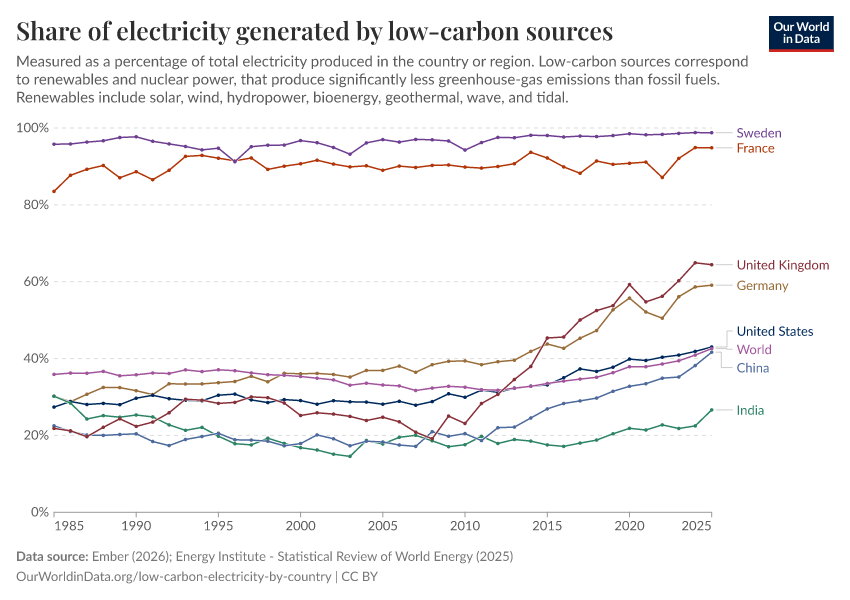
#> input picture corpora/owid-r6-1/charts/share-electricity-low-carbon/image.png, 850 x 600 px, found by its file name
$ python extract.py
#> lines starting #> are read from the running program, lines starting #| are printed output that depends on the picture; after the words box and inside, x2 and y2 are one past the last pixel; in counts of white or black regions, pixels touching at a corner belong together
"""Extraction script for owid-r6-1 / share-electricity-low-carbon.

OWID multi-series line chart (8 country/region series) recovered pixel-by-pixel.
Calibration: linear x (year) from interior tick labels 1990..2020 (1985 and 2025
labels are inset and excluded from the fit). Linear y (percent) from gridlines
detected at percentages 0/20/40/60/80/100 (uniform 77 px / 20 pp).

Per-series HSV+RGB color masks pick out each line; for each integer year the
column window's median y becomes the value. Occluded years (US 1993-1994 and
2012-2014, China 1986) are linearly interpolated between neighbours and flagged
in interpolated_points.json.
"""
import csv
import json
import os
from collections import defaultdict

import cv2
import numpy as np

HERE = os.path.dirname(os.path.abspath(__file__))
SRC_IMG = '/Users/csweet1/Documents/projects/CRS_research/figure-recovery-suite/corpora/owid-r6-1/charts/share-electricity-low-carbon/image.png'
OUT = HERE

# --- Calibration (from interior-year and gridline fits) ---
M_X = 0.060935756491891355  # year = M_X * col + B_X
B_X = 1981.6877205878168
M_Y = -0.26022184960660394  # pct  = M_Y * row + B_Y
B_Y = 133.09751064104213

Y_TOP, Y_BOT = 127, 511   # plot row range (100% and 0% gridlines)
X_LEFT, X_RIGHT = 50, 714

def year_to_col(yr): return (yr - B_X) / M_X
def row_to_pct(row): return M_Y * row + B_Y


def build_masks(img):
    """Per-series boolean masks restricted to the plot region."""
    hsv = cv2.cvtColor(img, cv2.COLOR_BGR2HSV)
    H, S, V = hsv[:, :, 0], hsv[:, :, 1], hsv[:, :, 2]
    B, G, R = img[:, :, 0], img[:, :, 1], img[:, :, 2]

    def crop_plot(mask):
        m = mask.copy()
        m[:Y_TOP] = False
        m[Y_BOT + 1:] = False
        m[:, :X_LEFT] = False
        m[:, X_RIGHT + 1:] = False
        return m

    # Hue ranges and saturation/value gates established by sampling each
    # series at its label and along its line; see calibration.json detection_internals.
    return {
        'Sweden':         crop_plot((H >= 130) & (H <= 144) & (S >= 100) & (V >= 100) & (V <= 220)),
        'France':         crop_plot((H >= 0)   & (H <= 12)  & (S >= 150) & (V >= 80)  & (V <= 220)),
        'United Kingdom': crop_plot((H >= 170) & (H <= 179) & (S >= 100) & (V >= 80)  & (V <= 200)),
        'Germany':        crop_plot((H >= 13)  & (H <= 22)  & (S >= 100) & (V >= 80)  & (V <= 220)),
        # US: hue overlaps China; discriminator is "dark" (V <= 140) at high sat.
        'United States':  crop_plot((H >= 100) & (H <= 115) & (S >= 150) & (V >= 40)  & (V <= 140)),
        'World':          crop_plot((H >= 145) & (H <= 160) & (S >= 70)  & (V >= 130) & (V <= 220)),
        # China: hue overlaps US; discriminator is "muted+light" (V 140-200, S<=160)
        # plus B > R + 30 to reject anti-aliased magenta/red bleed.
        'China':          crop_plot((H >= 105) & (H <= 115) & (S >= 80)  & (S <= 160)
                                    & (V >= 140) & (V <= 200)
                                    & (B.astype(int) > R.astype(int) + 30)),
        'India':          crop_plot((H >= 70)  & (H <= 85)  & (S >= 100) & (V >= 80)  & (V <= 220)),
    }


def extract_per_year(masks, years, half_win=4):
    """Median-y per integer year for each series; None when window too sparse."""
    raw = {name: {} for name in masks}
    for name, mask in masks.items():
        for yr in years:
            xc = year_to_col(yr)
            x0 = max(int(round(xc - half_win)), X_LEFT)
            x1 = min(int(round(xc + half_win)) + 1, X_RIGHT + 1)
            sub = mask[:, x0:x1]
            ys, _ = np.where(sub)
            if len(ys) < 2:
                raw[name][yr] = None
            else:
                raw[name][yr] = round(row_to_pct(float(np.median(ys))), 2)
    return raw


def interpolate(raw, years):
    """Linearly interpolate missing INTERIOR years (don't extrapolate)."""
    results = {name: {} for name in raw}
    interpolated = []
    for name, vals in raw.items():
        valid = [y for y in years if vals[y] is not None]
        if not valid:
            for y in years:
                results[name][y] = None
            continue
        first_v, last_v = valid[0], valid[-1]
        for y in years:
            if vals[y] is not None:
                results[name][y] = vals[y]
            elif first_v <= y <= last_v:
                pv = max(v for v in valid if v < y)
                nv = min(v for v in valid if v > y)
                vv = vals[pv] + (vals[nv] - vals[pv]) * (y - pv) / (nv - pv)
                results[name][y] = round(vv, 2)
                interpolated.append({'series': name, 'year': y, 'value_pct': results[name][y]})
            else:
                results[name][y] = None
    return results, interpolated


def main():
    img = cv2.imread(SRC_IMG)
#> img is the input picture: shape (600, 850, 3); mean B, G, R 246.4, 246, 246.6
    masks = build_masks(img)
#> in build_masks, `hsv = cv2.cvtColor(img, cv2.COLOR_BGR2HSV)`: hsv: shape (600, 850, 3); mean H, S, V 4, 4.2, 247.5
#> in build_masks, `H, S, V = hsv[:, :, 0], hsv[:, :, 1], hsv[:, :, 2]`:
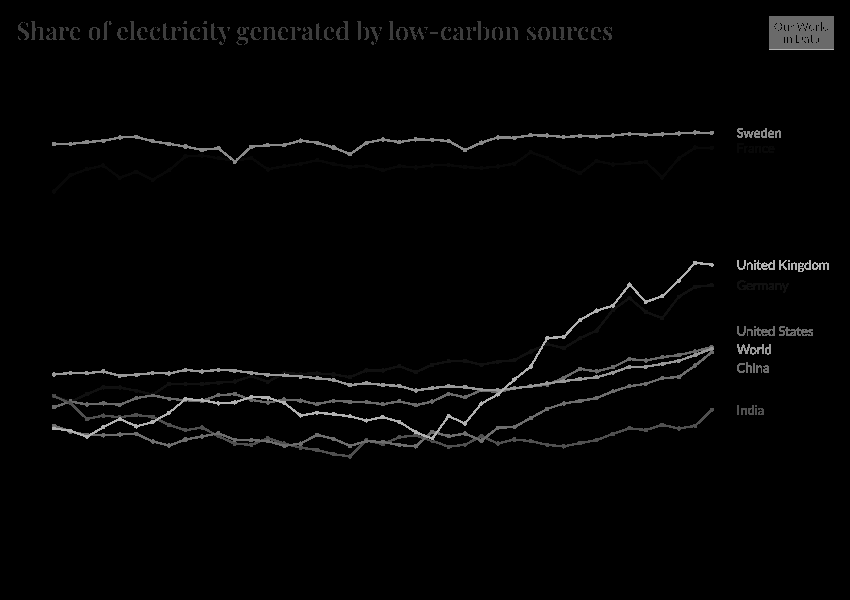
#> H: shape (600, 850); min 0, max 179, mean 4
#> in build_masks, `H, S, V = hsv[:, :, 0], hsv[:, :, 1], hsv[:, :, 2]`:
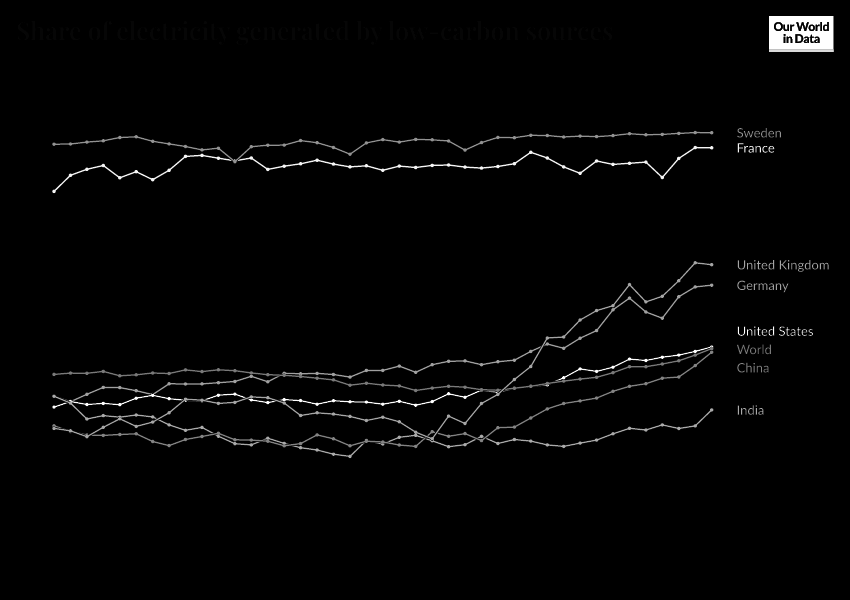
#> S: shape (600, 850); min 0, max 255, mean 4.2
#> in build_masks, `H, S, V = hsv[:, :, 0], hsv[:, :, 1], hsv[:, :, 2]`:
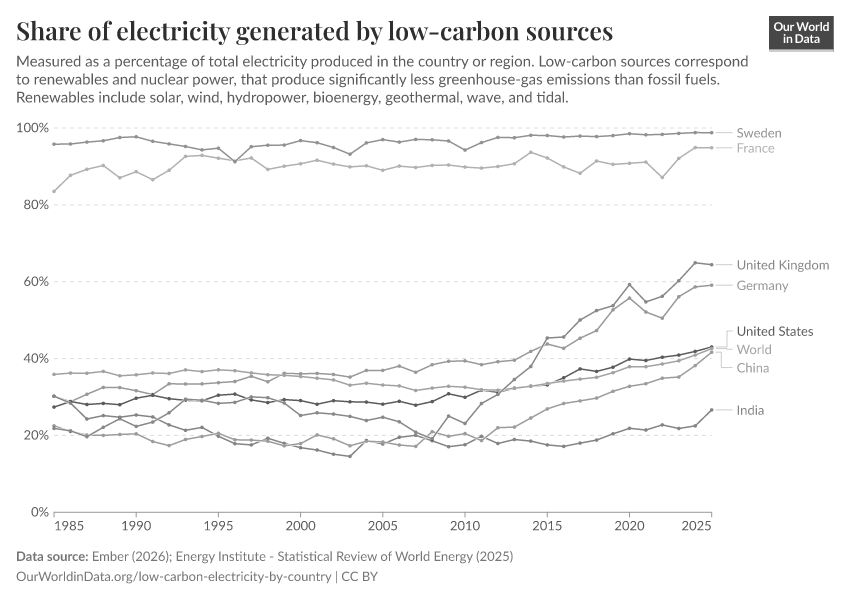
#> V: shape (600, 850); min 46, max 255, mean 247.5
#> in build_masks, `B, G, R = img[:, :, 0], img[:, :, 1], img[:, :, 2]`:
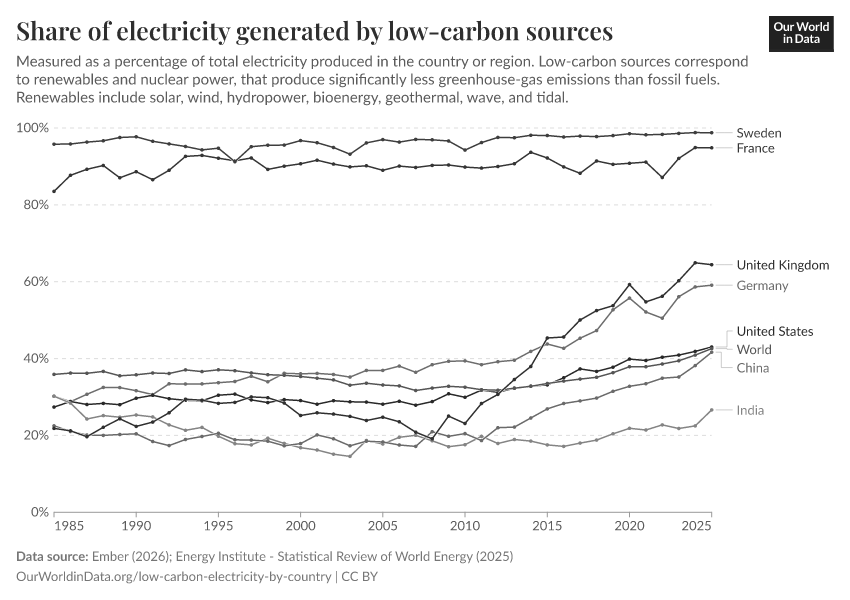
#> G: shape (600, 850); min 33, max 255, mean 246
#> in crop_plot, `m = mask.copy()`:
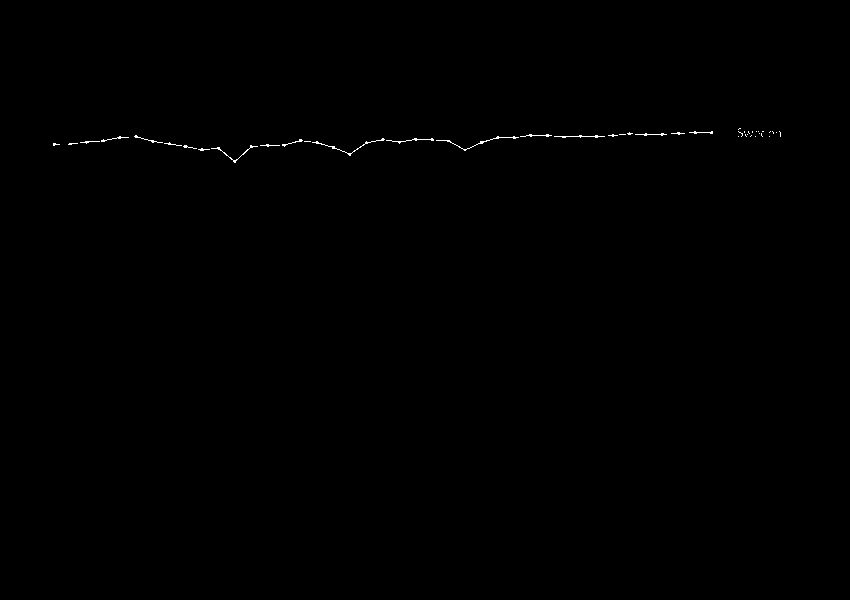
#> m: shape (600, 850) bool; 0.17% white in thin lines or dots, all inside (x1, y1, x2, y2) = (53, 128, 781, 163)
#> in crop_plot, `m[:, X_RIGHT + 1:] = False`: m: shape (600, 850) bool; 0.16% white in thin lines or dots, all inside (x1, y1, x2, y2) = (53, 131, 713, 163)
#> in crop_plot (call 2), `m = mask.copy()`: m: shape (600, 850) bool; 0.24% white in thin lines or dots, all inside (x1, y1, x2, y2) = (52, 50, 834, 193)
#> in crop_plot (call 2), `m[:Y_TOP] = False`: m: shape (600, 850) bool; 0.21% white in thin lines or dots, all inside (x1, y1, x2, y2) = (52, 143, 774, 193)
#> in crop_plot (call 2), `m[:, X_RIGHT + 1:] = False`: m: shape (600, 850) bool; 0.2% white in thin lines or dots, all inside (x1, y1, x2, y2) = (52, 146, 713, 193)
#> in crop_plot (call 3), `m = mask.copy()`: m: shape (600, 850) bool; 0.26% white in thin lines or dots, all inside (x1, y1, x2, y2) = (52, 49, 834, 440)
#> in crop_plot (call 3), `m[:Y_TOP] = False`: m: shape (600, 850) bool; 0.25% white in thin lines or dots, all inside (x1, y1, x2, y2) = (52, 260, 829, 440)
#> in crop_plot (call 3), `m[:, X_RIGHT + 1:] = False`: m: shape (600, 850) bool; 0.21% white in thin lines or dots, all inside (x1, y1, x2, y2) = (52, 261, 713, 440)
#> in crop_plot (call 4), `m = mask.copy()`: m: shape (600, 850) bool; 0.21% white in thin lines or dots, all inside (x1, y1, x2, y2) = (73, 281, 788, 401)
#> in crop_plot (call 4), `m[:, X_RIGHT + 1:] = False`: m: shape (600, 850) bool; 0.19% white in thin lines or dots, all inside (x1, y1, x2, y2) = (73, 284, 713, 401)
#> in crop_plot (call 5), `m = mask.copy()`: m: shape (600, 850) bool; 0.47% white; 73 white regions (58 under 20 px), largest, box (x1, y1, x2, y2) and area: (769, 16, 833, 49) 1582, (407, 391, 479, 407) 94, (588, 358, 639, 373) 67
#> in crop_plot (call 5), `m[:Y_TOP] = False`:
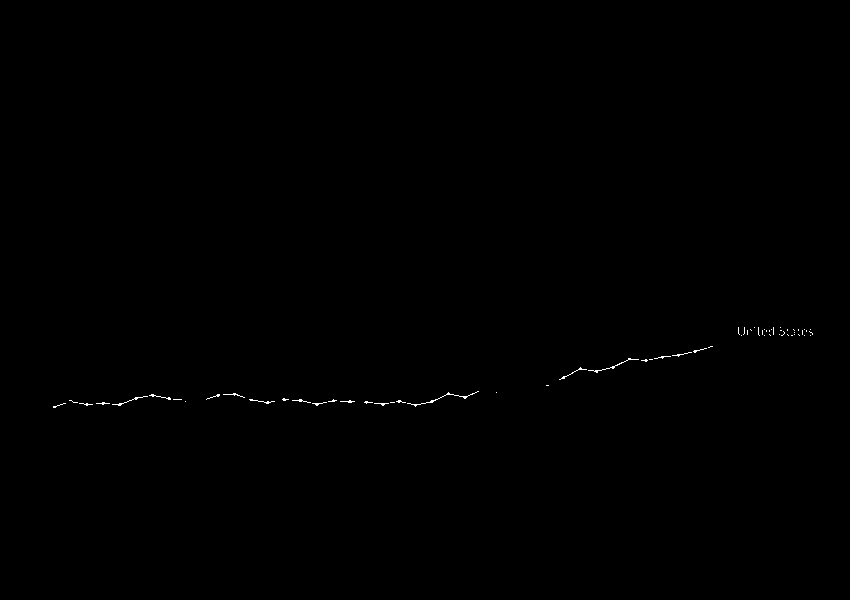
#> m: shape (600, 850) bool; 0.15% white in thin lines or dots, all inside (x1, y1, x2, y2) = (53, 327, 813, 408)
#> in crop_plot (call 5), `m[:, X_RIGHT + 1:] = False`: m: shape (600, 850) bool; 0.13% white in thin lines or dots, all inside (x1, y1, x2, y2) = (53, 346, 713, 408)
#> in crop_plot (call 6), `m = mask.copy()`: m: shape (600, 850) bool; 0.21% white in thin lines or dots, all inside (x1, y1, x2, y2) = (52, 345, 771, 392)
#> in crop_plot (call 6), `m[:, X_RIGHT + 1:] = False`: m: shape (600, 850) bool; 0.2% white in thin lines or dots, all inside (x1, y1, x2, y2) = (52, 347, 713, 392)
#> in crop_plot (call 7), `m = mask.copy()`: m: shape (600, 850) bool; 0.24% white in thin lines or dots, all inside (x1, y1, x2, y2) = (52, 22, 827, 448)
#> in crop_plot (call 7), `m[:Y_TOP] = False`: m: shape (600, 850) bool; 0.23% white in thin lines or dots, all inside (x1, y1, x2, y2) = (52, 326, 812, 448)
#> in crop_plot (call 7), `m[:, X_RIGHT + 1:] = False`: m: shape (600, 850) bool; 0.21% white in thin lines or dots, all inside (x1, y1, x2, y2) = (52, 345, 713, 448)
#> in crop_plot (call 8), `m = mask.copy()`:
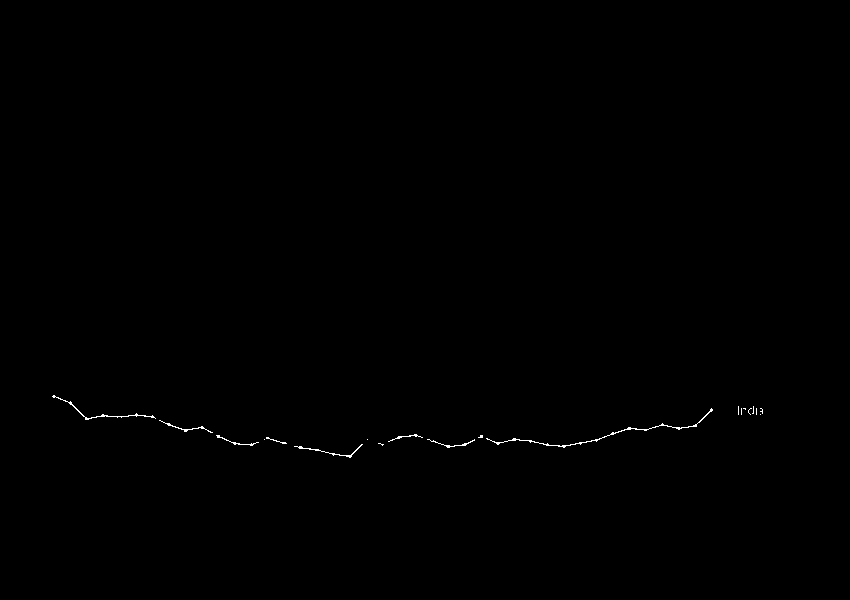
#> m: shape (600, 850) bool; 0.19% white in thin lines or dots, all inside (x1, y1, x2, y2) = (52, 395, 763, 458)
#> in crop_plot (call 8), `m[:, X_RIGHT + 1:] = False`: m: shape (600, 850) bool; 0.18% white in thin lines or dots, all inside (x1, y1, x2, y2) = (52, 395, 713, 458)
#> masks = 8 items
    years = list(range(1985, 2026))
    raw = extract_per_year(masks, years)
#> the loop in extract_per_year, `for name, mask in masks.items():` made 8 passes
#> name on passes 1 to 8: 'Sweden', 'France', 'United Kingdom', 'Germany', 'United States', 'World', 'China', 'India'
#> raw = 8 items
    results, interpolated = interpolate(raw, years)
#> the loop in interpolate, `for name, vals in raw.items():` made 8 passes
#> (name, first_v) on passes 1 to 8: ('Sweden', 1985), ('France', 1985), ('United Kingdom', 1985), ('Germany', 1986), ('United States', 1985), ('World', 1985), ('China', 1985), ('India', 1985)
#> after the loop in interpolate, `for name, vals in raw.items():`: interpolated = 6 items
#> results = 8 items; interpolated = 6 items

    SERIES_ORDER = ['Sweden', 'France', 'United Kingdom', 'Germany',
                    'United States', 'World', 'China', 'India']

    # Canonical schema CSV
    with open(os.path.join(OUT, 'data.csv'), 'w', newline='') as f:
        w = csv.writer(f)
        w.writerow(['layer_idx', 'layer_type', 'series', 'x', 'y'])
        for name in SERIES_ORDER:
            for yr in years:
                v = results[name][yr]
                if v is not None:
                    w.writerow([0, 'Line Graph', name, yr, v])

    # Wide-format CSV (one column per series), convenient for spreadsheets
    with open(os.path.join(OUT, 'data_wide.csv'), 'w', newline='') as f:
        w = csv.writer(f)
        w.writerow(['year'] + SERIES_ORDER)
        for yr in years:
            row = [yr] + [(results[n][yr] if results[n][yr] is not None else '') for n in SERIES_ORDER]
            w.writerow(row)
#> this loop made 41 passes
#> row on passes 1, 4, 9, 15, 17, 19, 23, 32, 38: [1985, 95.63, 83.66, 21.72, '', 27.45, 35.77, 22.63, 29.92], [1988, 96.67, 89.9, 21.98, 32.39, 28.23, 36.56, 19.9, 25.11], [1993, 95.11, 92.5, 29.27, 33.3, 29.79, 36.82, 18.86, 21.46], [1999, 95.63, 89.9, 28.23, 36.03, 29.27, 35.51, 17.3, 18.08], [2001, 96.15, 91.46, 25.63, 36.03, 28.23, 34.73, 19.9, 16], [2003, 93.28, 89.9, 24.85, 35.25, 28.75, 33.17, 17.43, 14.7], [2007, 96.93, 89.64, 20.68, 36.56, 27.97, 31.61, 17.3, 19.9], [2016, 97.71, 89.9, 45.66, 42.8, 34.99, 33.95, 28.23, 17.04], [2022, 98.23, 87.56, 56.33, 50.61, 40.2, 38.64, 34.73, 22.5]

    with open(os.path.join(OUT, 'interpolated_points.json'), 'w') as f:
        json.dump(interpolated, f, indent=2)

    print(f'Wrote data.csv, data_wide.csv, interpolated_points.json')
    print(f'Total points: {sum(1 for n in SERIES_ORDER for y in years if results[n][y] is not None)}')
#| Total points: 327
    print(f'Interpolated: {len(interpolated)}')
#| Interpolated: 6


if __name__ == '__main__':
    main()
